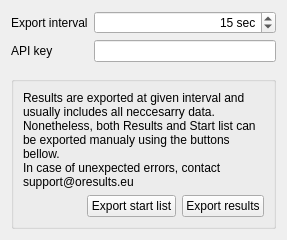
<?xml version="1.0" encoding="UTF-8"?>
<ui version="4.0">
 <class>Event::services::OResultsClientWidget</class>
 <widget class="QWidget" name="Event::services::OResultsClientWidget">
  <property name="geometry">
   <rect>
    <x>0</x>
    <y>0</y>
    <width>287</width>
    <height>240</height>
   </rect>
  </property>
  <property name="windowTitle">
   <string>Results upload service for OResults.eu</string>
  </property>
  <layout class="QVBoxLayout" name="verticalLayout">
   <item>
    <layout class="QFormLayout" name="formLayout">
     <item row="0" column="0">
      <widget class="QLabel" name="label_3">
       <property name="text">
        <string>Export interval</string>
       </property>
      </widget>
     </item>
     <item row="0" column="1">
      <widget class="QSpinBox" name="edExportInterval">
       <property name="alignment">
        <set>Qt::AlignRight|Qt::AlignTrailing|Qt::AlignVCenter</set>
       </property>
       <property name="suffix">
        <string> sec</string>
       </property>
       <property name="minimum">
        <number>5</number>
       </property>
       <property name="maximum">
        <number>600</number>
       </property>
       <property name="singleStep">
        <number>5</number>
       </property>
       <property name="value">
        <number>15</number>
       </property>
      </widget>
     </item>
     <item row="1" column="0">
      <widget class="QLabel" name="label_2">
       <property name="text">
        <string>API key</string>
       </property>
      </widget>
     </item>
     <item row="1" column="1">
      <widget class="QLineEdit" name="edApiKey"/>
     </item>
    </layout>
   </item>
   <item>
    <widget class="QGroupBox" name="groupBox">
     <property name="title">
      <string/>
     </property>
     <layout class="QVBoxLayout" name="verticalLayout_2">
      <item>
       <widget class="QLabel" name="label">
        <property name="text">
         <string>Results are exported at given interval and usually includes all neccesarry data. 
Nonetheless, both Results and Start list can be exported manualy using the buttons bellow.
In case of unexpected errors, contact support@oresults.eu </string>
        </property>
        <property name="wordWrap">
         <bool>true</bool>
        </property>
       </widget>
      </item>
      <item>
       <layout class="QHBoxLayout" name="horizontalLayout_2">
        <item>
         <spacer name="horizontalSpacer_2">
          <property name="orientation">
           <enum>Qt::Horizontal</enum>
          </property>
          <property name="sizeHint" stdset="0">
           <size>
            <width>40</width>
            <height>20</height>
           </size>
          </property>
         </spacer>
        </item>
        <item>
         <widget class="QPushButton" name="btExportStartListXml30">
          <property name="text">
           <string>Export start list</string>
          </property>
         </widget>
        </item>
        <item>
         <widget class="QPushButton" name="btExportResultsXml30">
          <property name="text">
           <string>Export results</string>
          </property>
         </widget>
        </item>
       </layout>
      </item>
     </layout>
    </widget>
   </item>
  </layout>
 </widget>
 <tabstops>
  <tabstop>edExportInterval</tabstop>
  <tabstop>edApiKey</tabstop>
  <tabstop>btExportStartListXml30</tabstop>
  <tabstop>btExportResultsXml30</tabstop>
 </tabstops>
 <resources/>
 <connections/>
</ui>
